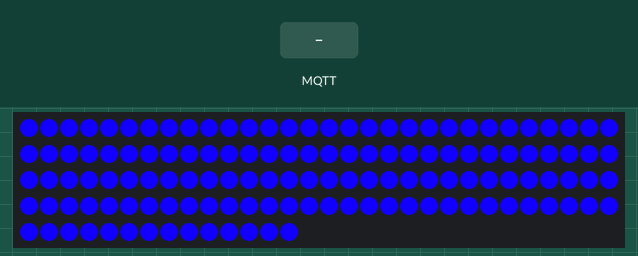
The sketch below on a simulated ESP8266 (NodeMCU). Parts: 134 RGB LEDs in strip order, left to right, continuing on the next row. Inputs (shaded band) come from the test bench. Dim RGB values are drawn brighter than linear; WiFi joins after 1.5 s; servers stay silent unless stated; no MQTT or app messages arrive unless stated; not simulated (calls return 0 or success): secrets.h; what the sketch prints to the serial monitor is not drawn.

Above: at 2.7 s.
2.8 s: MQTT message "1" arrives on the second subscribed topic
At 4.8 s:
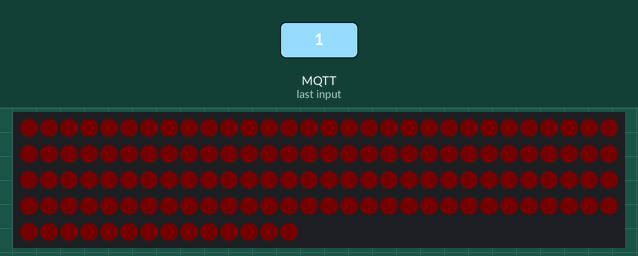
5.2 s: MQTT message "2" arrives on the second subscribed topic
7.6 s: MQTT message "0" arrives on the second subscribed topic
At 8.8 s:
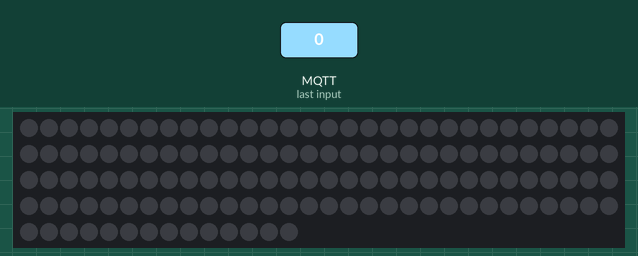
Timing chart, 0 to 10.6 s (numbered marks = the images above; inputs shaded):
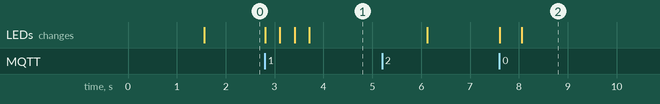

The sketch:

tv-backlight.ino
```cpp
#include <ESP8266WiFi.h>
#include <PubSubClient.h>
#include <NeoPixelBus.h>

// secrets.h should define the following variables
// #define MY_MQTT_SERVER_IP "192.168.0.123"
// #define MY_WIFI_SSID "your wifi ssid goes here"
// #define MY_WIFI_PASS "your wifi password goes here"
#include "secrets.h"

//
// LEDs must be connected to pin D4 / GPIO2. This is hard coded in NeoPixelBus and is not configurable
//

#define LEDCOUNT   134       // Number of LEDs used for serial
#define BAUDRATE   230400    // Serial port speed
#define SERIAL_TIMEOUT_THRESHOLD 1000 // number of loops before we consider serial to be silent

const char prefix[] = {0x41, 0x64, 0x61, 0x00, 0x85, 0xD0};  // prefix, expect this sequence over serial before each frame

const PROGMEM char* WIFI_SSID = MY_WIFI_SSID;
const PROGMEM char* WIFI_PASS = MY_WIFI_PASS;

// MQTT: ID, server IP, port, username and password
const PROGMEM char* MQTT_CLIENT_ID = "ambilight";       // this is how your NodeMCU will identify itself to the MQTT server. Note: I've had issues when multiple clients connect with the same name.
const PROGMEM char* MQTT_SERVER_IP = MY_MQTT_SERVER_IP; // The IP/hostname of the MQTT server
const PROGMEM uint16_t MQTT_SERVER_PORT = 1883;         // The port where MQTT is running

// MQTT: topics to subscribe to
const char* MQTT_SWITCH_COMMAND_TOPIC = "ambilight/switch";
const char* MQTT_RGB_COMMAND_TOPIC = "ambilight/rgb";

// MQTT: topic to publish status events
const char* MQTT_STATUS_COMMAND_TOPIC = "ambilight/status";

// No more configurables past this point //

#define MODE_OFF                   0   // no serial data available from serial, MQTT set to black
#define MODE_MQTT                  1   // no serial data available from serial, controlled by MQTT
#define MODE_SERIAL_PREFIX         2   // serial input is driving the lights
#define MODE_SERIAL_DATA           3   // serial input is driving the lights

byte serialBuffer[3];   // buffer for receiving serial data

// Keep track of app state all in one place
struct State {
    byte mode;                      // Current mode: OFF/MQTT/SERIAL
    int serialByteIndex;            // how many serial bytes we've read since the last frame
    int serialTimeoutCounter;       // keep track of how many loops() since we last heard from the serial port
    RgbColor targetColor;           // target (and after the fade, the current) color set by MQTT
    RgbColor prevColor;             // the previous color set by MQTT
    bool isFading;                  // whether or not we are fading between MQTT colors
    float fadeProgress;             // how far we have faded
    float fadeStep;                 // how much the fade progress should change each iteration
} state;

WiFiClient wifiClient;
PubSubClient mqtt(wifiClient);
NeoPixelBus<NeoGrbFeature, NeoEsp8266Uart800KbpsMethod> strip(LEDCOUNT);

void setup() {
    Serial.begin(BAUDRATE);
    strip.Begin();

    state.mode = MODE_OFF;
    state.serialByteIndex = 0;
    state.serialTimeoutCounter = 0;

    state.targetColor = RgbColor(0x11, 0, 0xFF);
    state.isFading = false;

    // connect to WiFi
    WiFi.mode(WIFI_STA);
    WiFi.setAutoReconnect(true);
    WiFi.begin(WIFI_SSID, WIFI_PASS);
    while (WiFi.status() != WL_CONNECTED) {
        delay(50);
        Serial.print(".");
    }

    Serial.print(" IP address: ");
    Serial.println(WiFi.localIP());

    // setup MQTT
    mqtt.setServer(MQTT_SERVER_IP, MQTT_SERVER_PORT);
    mqtt.setCallback(mqttMessageReceived);

    if (mqtt.connect(MQTT_CLIENT_ID)) {
        mqtt.subscribe(MQTT_SWITCH_COMMAND_TOPIC);
        mqtt.subscribe(MQTT_RGB_COMMAND_TOPIC);

        mqtt.publish(MQTT_STATUS_COMMAND_TOPIC, "Connected");
    }
}

void loop() {
    state.serialTimeoutCounter++;
    switch(state.mode) {
        case MODE_OFF:
        case MODE_MQTT:
            if (Serial.available() > 0) {
                state.mode = MODE_SERIAL_PREFIX;
                state.serialByteIndex = 0;
                state.serialTimeoutCounter = 0;
                mqtt.publish(MQTT_STATUS_COMMAND_TOPIC, "Switch to Serial");
            } else {
                RgbColor color;
                if (state.isFading) {
                    state.fadeProgress += state.fadeStep;

                    if (state.fadeProgress >= 1) {
                        state.isFading = false;
                        color = state.targetColor;
                    } else {
                        color = calculateFade(state.prevColor, state.targetColor, state.fadeProgress);
                    }
                } else {
                    color = state.targetColor;
                }

                for (int i = 0; i < LEDCOUNT; i++) {
                    strip.SetPixelColor(i, color);
                }
                strip.Show();
                mqtt.loop();
            }
            break;
        case MODE_SERIAL_PREFIX:
            if (Serial.available() > 0) {
                byte serialByte = Serial.read();
                state.serialTimeoutCounter = 0;

                if (serialByte == prefix[state.serialByteIndex]) {
                    if (state.serialByteIndex == sizeof(prefix) - 1) {
                        state.mode = MODE_SERIAL_DATA;
                        state.serialByteIndex = 0;
                    } else {
                        state.serialByteIndex++;
                    }
                } else {
                    state.serialByteIndex = 0;
                }
            } else {
                handleSerialTimeout();
            }
            break;
        case MODE_SERIAL_DATA:
            if (Serial.available() > 2) {
                Serial.readBytes(serialBuffer, 3);
                state.serialTimeoutCounter = 0;

                RgbColor color = RgbColor(serialBuffer[0], serialBuffer[1], serialBuffer[2]);
                strip.SetPixelColor(state.serialByteIndex++, color);

                if (state.serialByteIndex == LEDCOUNT) {
                    strip.Show();
                    state.mode = MODE_SERIAL_PREFIX;
                    state.serialByteIndex = 0;
                }
            } else {
                handleSerialTimeout();
            }
            break;
    }
}

void mqttMessageReceived(char* topic, byte* payload, unsigned int payloadLength) {

    // First, convert byte* to char*
    char message[payloadLength+1];
    for (int i = 0; i < payloadLength; i++) {
        message[i] = (char)payload[i];
    }
    message[payloadLength] = '\0';

    // mqtt.publish(MQTT_STATUS_COMMAND_TOPIC, String(String(topic) + ": " + message).c_str());
    if (equal(topic, MQTT_SWITCH_COMMAND_TOPIC)) {
        if (equal(message, "ON")) {
            if (state.mode == MODE_OFF) {
                state.mode = MODE_MQTT;

                fadeTo(state.prevColor, 0.002);
            }
        } else if (equal(message, "OFF")) {
            state.mode = MODE_OFF;
            fadeTo(RgbColor(0, 0, 0), 0.002);
        }
    } else if (equal(topic, MQTT_RGB_COMMAND_TOPIC)) {
        state.mode = MODE_MQTT;
        String r, g, b;

        byte stage = 0;
        for (uint8_t i = 0; i < payloadLength; i++)  {
            char character = (char)message[i];
            if (stage == 0) {
                if (character != ',') {
                    r.concat(character);
                } else {
                    stage = 1;
                }
            } else if (stage == 1) {
                if (character != ',') {
                    g.concat(character);
                } else {
                    stage = 2;
                }
            } else if (stage == 2) {
                b.concat(character);
            }
        }
        fadeTo(RgbColor(r.toInt(), g.toInt(), b.toInt()));
    }
}

bool equal(const char* a, const char* b) {
    return strcmp(a, b) == 0;
}

void fadeTo(RgbColor color) {
    fadeTo(color, 0.005);
}

void fadeTo(RgbColor color, float step) {
    state.prevColor = state.targetColor;
    state.targetColor = color;
    state.isFading = true;
    state.fadeProgress = 0;
    state.fadeStep = step;
}

RgbColor calculateFade(RgbColor fromColor, RgbColor toColor, float progress) {
    return RgbColor(
        fromColor.R + (float)(toColor.R - fromColor.R)*progress,
        fromColor.G + (float)(toColor.G - fromColor.G)*progress,
        fromColor.B + (float)(toColor.B - fromColor.B)*progress
    );
}

void handleSerialTimeout() {
    if (state.serialTimeoutCounter >= SERIAL_TIMEOUT_THRESHOLD) {
        // Reconnect to MQTT because it likely timed out
        if (mqtt.connect("ESP8266Client")) {
            mqtt.subscribe(MQTT_SWITCH_COMMAND_TOPIC);
            mqtt.subscribe(MQTT_RGB_COMMAND_TOPIC);
        }
        if (state.mode == MODE_SERIAL_PREFIX || state.mode == MODE_SERIAL_DATA) {
            state.mode = MODE_OFF;
            state.targetColor = RgbColor(0, 0, 0);
            mqtt.publish(MQTT_STATUS_COMMAND_TOPIC, "Switch to MQTT");
        }
    }
    delay(1);
}
```
